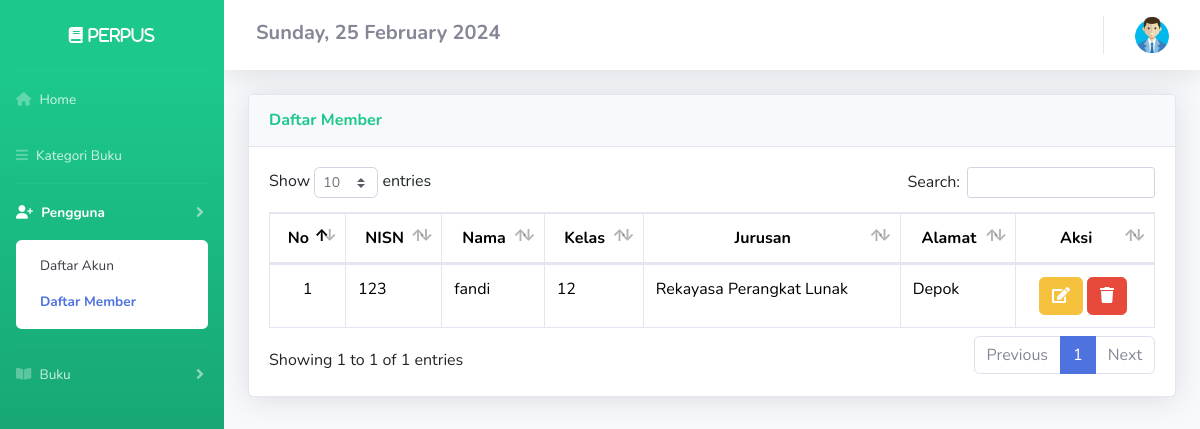
/DashboardAdmin/member.php (signed in), run on the app's committed database.
### tables this page shows
CREATE TABLE `member` (
  `nisn` int(11) NOT NULL,
  `nama` varchar(50) NOT NULL,
  `password` varchar(50) NOT NULL,
  `kelas` varchar(50) NOT NULL,
  `jurusan` varchar(50) NOT NULL,
  `alamat` varchar(50) NOT NULL
);

### config/config.php (called while the page is built, shortened)
<?php
$host = "127.0.0.1";
$username = "root";
$password = "";
$database_name = "ukk_fandi";
$connection = mysqli_connect($host, $username, $password, $database_name);
function queryReadData($dataKategori)
{
  global $connection;
  $result = mysqli_query($connection, $dataKategori);
  $items = [];
  while ($item = mysqli_fetch_assoc($result)) {
    $items[] = $item;
  }
  return $items;
}

### DashboardAdmin/member.php (the view, shortened to what this page needs)
<?php
require "../config/config.php";
$member = queryReadData("SELECT * FROM member");
?>
<!DOCTYPE html>
<html lang="en">
<head>
  <link href="https://cdn.jsdelivr.net/npm/bootstrap@5.3.2/dist/css/bootstrap.min.css" rel="stylesheet">
  <link href="../assets2/vendor/fontawesome-free/css/all.min.css" rel="stylesheet" type="text/css">
  <link href="../assets2/css/sb-admin-2.min.css" rel="stylesheet">
  <link href="../assets2/vendor/datatables/dataTables.bootstrap4.min.css" rel="stylesheet">
</head>
<body id="page-top">
  <div id="wrapper">
    <ul class="navbar-nav bg-gradient-success sidebar sidebar-dark accordion" id="accordionSidebar">
      <div class="sticky-top">
        <a class="sidebar-brand d-flex align-items-center justify-content-center" href="member.php">
          <div class="sidebar-brand-text fas fa-book"> Perpus</div>
        </a>
        <hr class="sidebar-divider my-0">
        <li class="nav-item">
          <a class="nav-link" href="index.php">
            <i class="fa-solid fa-house"></i>
            <span>Home</span></a>
        </li>
        <li class="nav-item">
          <a class="nav-link" href="kategori.php">
            <i class="fas fa-bars"></i>
            <span>Kategori Buku</span></a>
        </li>
        <hr class="sidebar-divider my-0">
        <li class="nav-item active">
          <a class="nav-link collapsed" href="#" data-toggle="collapse" data-target="#collapseTwo" aria-expanded="true" aria-controls="collapseTwo">
            <i class="fa-solid fa-user-plus"></i>
            <span>Pengguna</span>
          </a>
          <div id="collapseTwo" class="collapse show" aria-labelledby="headingTwo" data-parent="#accordionSidebar">
            <div class="bg-white py-2 collapse-inner rounded ">
              <a class="collapse-item" href="akun.php">Daftar Akun</a>
              <a class="collapse-item active" href="member.php">Daftar Member</a>
            </div>
          </div>
        </li>
        <hr class="sidebar-divider my-0">
        <li class="nav-item">
          <a class="nav-link collapsed" href="#" data-toggle="collapse" data-target="#collapseUtilities" aria-expanded="true" aria-controls="collapseUtilities">
            <i class="fas fa-book-open"></i>
            <span>Buku</span>
          </a>
        </li>
    </ul>
    <?php
    $day = date('l');
    $dayOfMonth = date('d');
    $month = date('F');
    $year = date('Y');
    ?>
    <div id="content-wrapper" class="d-flex flex-column">
      <div id="content">
        <nav class="navbar navbar-expand navbar-light bg-white topbar mb-4 static-top shadow">
          <h5 class="mt-1 mx-3 fw-bold"><span class="fs-5 text-secondary"> <?php echo $day . ", " . $dayOfMonth . " " . " " . $month . " " . $year; ?> </span></h5>
          <ul class="navbar-nav ml-auto">
            <li class="nav-item dropdown no-arrow">
              <a class="nav-link dropdown-toggle" href="#" id="userDropdown" role="button" data-toggle="dropdown" aria-haspopup="true" aria-expanded="false">
                <img src="../assets/user.png" alt="memberLogo" width="40px">
              </a>
            </li>
          </ul>
        </nav>
        <div class="container-fluid">
          <div class="card shadow mb-4">
            <div class="card-header py-3">
              <h6 class="m-0 font-weight-bold text-success">Daftar Member</h6>
            </div>
            <div class="card-body">
              <div class="table-responsive">
                <table class="table table-bordered" id="dataTable" width="100%" cellspacing="0">
                  <thead>
                    <tr align="center">
                      <th>No</th>
                      <th>NISN</th>
                      <th>Nama</th>
                      <th>Kelas</th>
                      <th>Jurusan</th>
                      <th>Alamat</th>
                      <th>Aksi</th>
                    </tr>
                  </thead>
                  <tbody>
                    <?php
                    $no = 1;
                    foreach ($member as $item) :
                      $nisn = $item['nisn'];
                    ?>
                      <tr>
                        <td align="center"><?php echo $no++ ?></td>
                        <td><?php echo $item['nisn'] ?></td>
                        <td><?php echo $item['nama'] ?></td>
                        <td><?php echo $item['kelas'] ?></td>
                        <td><?php echo $item['jurusan'] ?></td>
                        <td><?php echo $item['alamat'] ?></td>
                        <td align="center">
                          <a title="edit" data-toggle="modal" data-target="#edit<?= $nisn; ?>" class="btn btn-warning" title="Edit"><i class="fas fa-edit"></i></a>
                          <a title="hapus" data-toggle="modal" data-target="#del<?= $nisn; ?>" class="btn btn-danger" title="Hapus"><i class="fas fa-trash"></i></a>&nbsp;
                        </td>
                      </tr>
                    <?php endforeach; ?>
                  </tbody>
                </table>
              </div>
            </div>
          </div>
        </div>
      </div>
    </div>
</body>
</html>

### data on the page
member: nisn "123", nama "fandi", kelas "12", jurusan "Rekayasa Perangkat Lunak", alamat "Depok"
